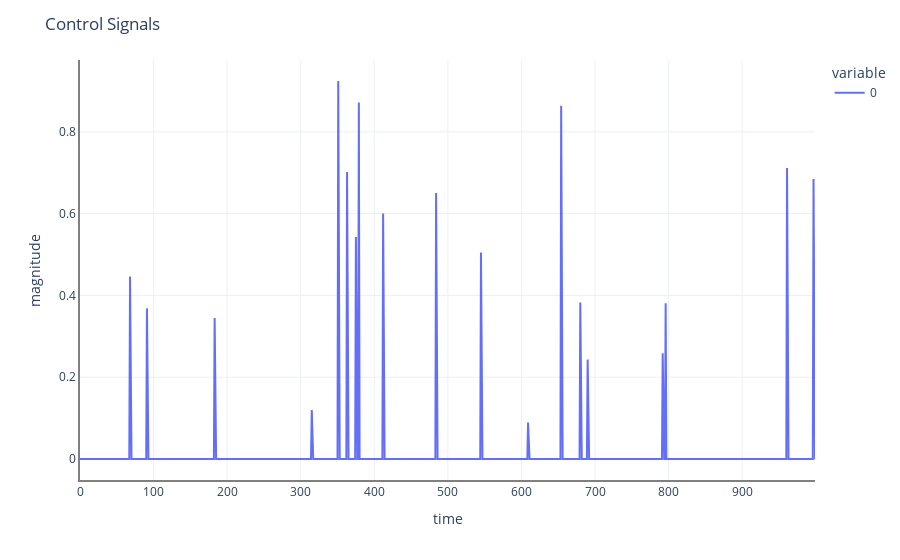

Notebook source saved alongside this figure:
### Code cell
fig3 = px.line(generator.datasets.U_[:1,:].T,labels={'index':'time','value':'magnitude'}).update_layout(title='Control Signals') #20210414_w7
fig3.update_xaxes(showline=True, linewidth=2, linecolor='grey')
fig3.update_yaxes(showline=True, linewidth=2, linecolor='grey')

# Identify the regions where states are 1
highlight_regions = find_highlight_regions(states)

fig3.show(config=config)

### Figure 1 — Plotly figure (JSON) as saved in the notebook; plotly's stock layout.template omitted (floating-point values rounded to 4 significant figures; data arrays with more than 128 entries replaced by an {"elided": "..."} marker saying what was removed)
{"data": [{"hovertemplate": "variable=0<br>time=%{x}<br>magnitude=%{y}<extra></extra>", "legendgroup": "0", "line": {"color": "#636efa", "dash": "solid"}, "marker": {"symbol": "circle"}, "mode": "lines", "name": "0", "orientation": "v", "showlegend": true, "type": "scatter", "x": {"elided": "1000 int values"}, "xaxis": "x", "y": {"elided": "1000 float values"}, "yaxis": "y"}], "layout": {"legend": {"title": {"text": "variable"}, "tracegroupgap": 0}, "margin": {"t": 60}, "title": {"text": "Control Signals"}, "xaxis": {"anchor": "y", "domain": [0, 1], "linecolor": "grey", "linewidth": 2, "showline": true, "title": {"text": "time"}}, "yaxis": {"anchor": "x", "domain": [0, 1], "linecolor": "grey", "linewidth": 2, "showline": true, "title": {"text": "magnitude"}}}}
